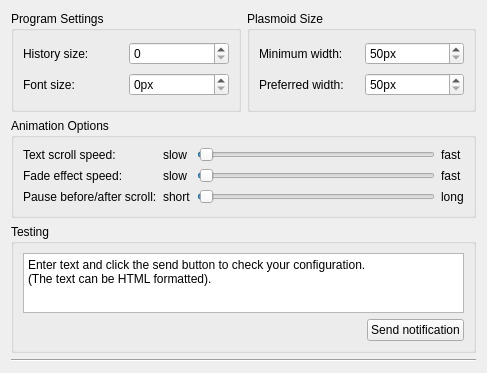
<?xml version="1.0" encoding="UTF-8"?>
<ui version="4.0">
 <class>Settings</class>
 <widget class="QWidget" name="Settings">
  <property name="geometry">
   <rect>
    <x>0</x>
    <y>0</y>
    <width>487</width>
    <height>373</height>
   </rect>
  </property>
  <property name="windowTitle">
   <string>Form</string>
  </property>
  <layout class="QGridLayout" name="gridLayout_4">
   <item row="0" column="0">
    <widget class="QGroupBox" name="groupBox_3">
     <property name="title">
      <string>Program Settings</string>
     </property>
     <layout class="QGridLayout" name="gridLayout_2">
      <item row="0" column="0">
       <widget class="QLabel" name="label_4">
        <property name="text">
         <string>History size:</string>
        </property>
       </widget>
      </item>
      <item row="0" column="1">
       <widget class="QSpinBox" name="kcfg_HistorySize">
        <property name="minimum">
         <number>0</number>
        </property>
        <property name="maximum">
         <number>50</number>
        </property>
        <property name="singleStep">
         <number>1</number>
        </property>
        <property name="value">
         <number>0</number>
        </property>
       </widget>
      </item>
      <item row="1" column="0">
       <widget class="QLabel" name="label_7">
        <property name="text">
         <string>Font size:</string>
        </property>
       </widget>
      </item>
      <item row="1" column="1">
       <widget class="QSpinBox" name="kcfg_FontSize">
        <property name="suffix">
         <string>px</string>
        </property>
       </widget>
      </item>
     </layout>
    </widget>
   </item>
   <item row="0" column="1">
    <widget class="QGroupBox" name="groupBox_2">
     <property name="title">
      <string>Plasmoid Size</string>
     </property>
     <layout class="QGridLayout" name="gridLayout_3">
      <item row="0" column="0">
       <widget class="QLabel" name="label_5">
        <property name="text">
         <string>Minimum width:</string>
        </property>
       </widget>
      </item>
      <item row="0" column="1">
       <widget class="QSpinBox" name="kcfg_MinimumWidth">
        <property name="suffix">
         <string>px</string>
        </property>
        <property name="minimum">
         <number>50</number>
        </property>
        <property name="maximum">
         <number>1000</number>
        </property>
       </widget>
      </item>
      <item row="1" column="0">
       <widget class="QLabel" name="label_6">
        <property name="text">
         <string>Preferred width:</string>
        </property>
       </widget>
      </item>
      <item row="1" column="1">
       <widget class="QSpinBox" name="kcfg_PreferredWidth">
        <property name="suffix">
         <string>px</string>
        </property>
        <property name="minimum">
         <number>50</number>
        </property>
        <property name="maximum">
         <number>1000</number>
        </property>
        <property name="singleStep">
         <number>1</number>
        </property>
       </widget>
      </item>
     </layout>
    </widget>
   </item>
   <item row="1" column="0" colspan="2">
    <widget class="QGroupBox" name="groupBox">
     <property name="title">
      <string>Animation Options</string>
     </property>
     <layout class="QGridLayout" name="gridLayout">
      <item row="0" column="0">
       <widget class="QLabel" name="label">
        <property name="text">
         <string>Text scroll speed:</string>
        </property>
       </widget>
      </item>
      <item row="0" column="1">
       <widget class="QLabel" name="label_8">
        <property name="text">
         <string>slow</string>
        </property>
       </widget>
      </item>
      <item row="0" column="2">
       <widget class="QSlider" name="kcfg_ScrollSpeed">
        <property name="minimum">
         <number>0</number>
        </property>
        <property name="maximum">
         <number>100</number>
        </property>
        <property name="value">
         <number>1</number>
        </property>
        <property name="orientation">
         <enum>Qt::Horizontal</enum>
        </property>
       </widget>
      </item>
      <item row="0" column="3">
       <widget class="QLabel" name="label_11">
        <property name="text">
         <string>fast</string>
        </property>
       </widget>
      </item>
      <item row="1" column="0">
       <widget class="QLabel" name="label_3">
        <property name="text">
         <string>Fade effect speed:</string>
        </property>
       </widget>
      </item>
      <item row="1" column="1">
       <widget class="QLabel" name="label_9">
        <property name="text">
         <string>slow</string>
        </property>
       </widget>
      </item>
      <item row="1" column="2">
       <widget class="QSlider" name="kcfg_FadeSpeed">
        <property name="minimum">
         <number>0</number>
        </property>
        <property name="maximum">
         <number>100</number>
        </property>
        <property name="value">
         <number>1</number>
        </property>
        <property name="orientation">
         <enum>Qt::Horizontal</enum>
        </property>
       </widget>
      </item>
      <item row="1" column="3">
       <widget class="QLabel" name="label_12">
        <property name="text">
         <string>fast</string>
        </property>
       </widget>
      </item>
      <item row="2" column="0">
       <widget class="QLabel" name="label_2">
        <property name="text">
         <string>Pause before/after scroll:</string>
        </property>
       </widget>
      </item>
      <item row="2" column="1">
       <widget class="QLabel" name="label_10">
        <property name="text">
         <string>short</string>
        </property>
       </widget>
      </item>
      <item row="2" column="2">
       <widget class="QSlider" name="kcfg_PauseTime">
        <property name="minimum">
         <number>0</number>
        </property>
        <property name="maximum">
         <number>100</number>
        </property>
        <property name="value">
         <number>1</number>
        </property>
        <property name="orientation">
         <enum>Qt::Horizontal</enum>
        </property>
       </widget>
      </item>
      <item row="2" column="3">
       <widget class="QLabel" name="label_13">
        <property name="text">
         <string>long</string>
        </property>
       </widget>
      </item>
     </layout>
    </widget>
   </item>
   <item row="2" column="0" colspan="2">
    <widget class="QGroupBox" name="groupBox_4">
     <property name="title">
      <string>Testing</string>
     </property>
     <layout class="QVBoxLayout" name="verticalLayout">
      <item>
       <widget class="QPlainTextEdit" name="messageTextEdit">
        <property name="sizePolicy">
         <sizepolicy hsizetype="Expanding" vsizetype="Preferred">
          <horstretch>0</horstretch>
          <verstretch>0</verstretch>
         </sizepolicy>
        </property>
        <property name="maximumSize">
         <size>
          <width>16777215</width>
          <height>60</height>
         </size>
        </property>
        <property name="plainText">
         <string>Enter text and click the send button to check your configuration.
(The text can be HTML formatted).</string>
        </property>
       </widget>
      </item>
      <item>
       <layout class="QHBoxLayout" name="horizontalLayout_4">
        <item>
         <widget class="QLabel" name="label_14">
          <property name="font">
           <font>
            <pointsize>8</pointsize>
           </font>
          </property>
          <property name="text">
           <string/>
          </property>
         </widget>
        </item>
        <item>
         <spacer name="horizontalSpacer">
          <property name="orientation">
           <enum>Qt::Horizontal</enum>
          </property>
          <property name="sizeHint" stdset="0">
           <size>
            <width>40</width>
            <height>20</height>
           </size>
          </property>
         </spacer>
        </item>
        <item>
         <widget class="QPushButton" name="notifyButton">
          <property name="text">
           <string>Send notification</string>
          </property>
         </widget>
        </item>
       </layout>
      </item>
     </layout>
    </widget>
   </item>
   <item row="3" column="0" colspan="2">
    <widget class="Line" name="line">
     <property name="orientation">
      <enum>Qt::Horizontal</enum>
     </property>
    </widget>
   </item>
  </layout>
 </widget>
 <resources/>
 <connections/>
</ui>
